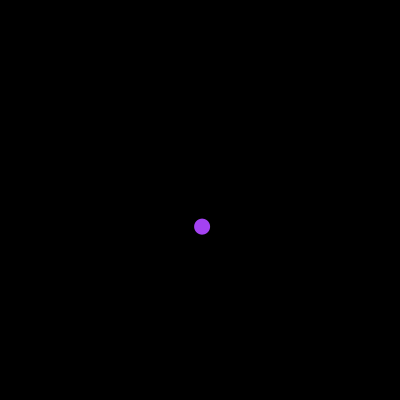
Frame 1 (no input)
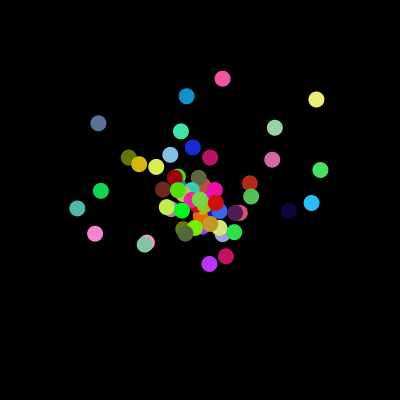
Frame 60 (the mouse pressed at the canvas centre just before this capture)
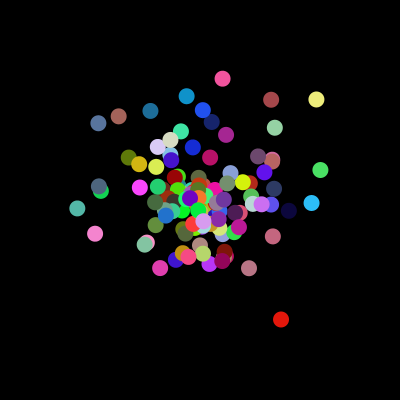
Frame 120 (the mouse held since frame 60 and released just before this capture)

The Processing sketch that drew these frames (run headless with seeded random() and noise(); from frame 60 on, the mouse is pressed at the canvas centre):

// Processing sketch: color_palette
// ── color_palette.pde
import java.util.Random;
Random generator;

void setup() {
  size(400, 400);
  background(0);
  generator = new Random();
}

void draw() {
  float num = (float) generator.nextGaussian();
  float x = num * 60;
  noStroke();
  fill(random(255), random(255), random(255));
  translate(width/2, height/2);
  rotate(random(TWO_PI));
  ellipse(x,0,16,16);
}
